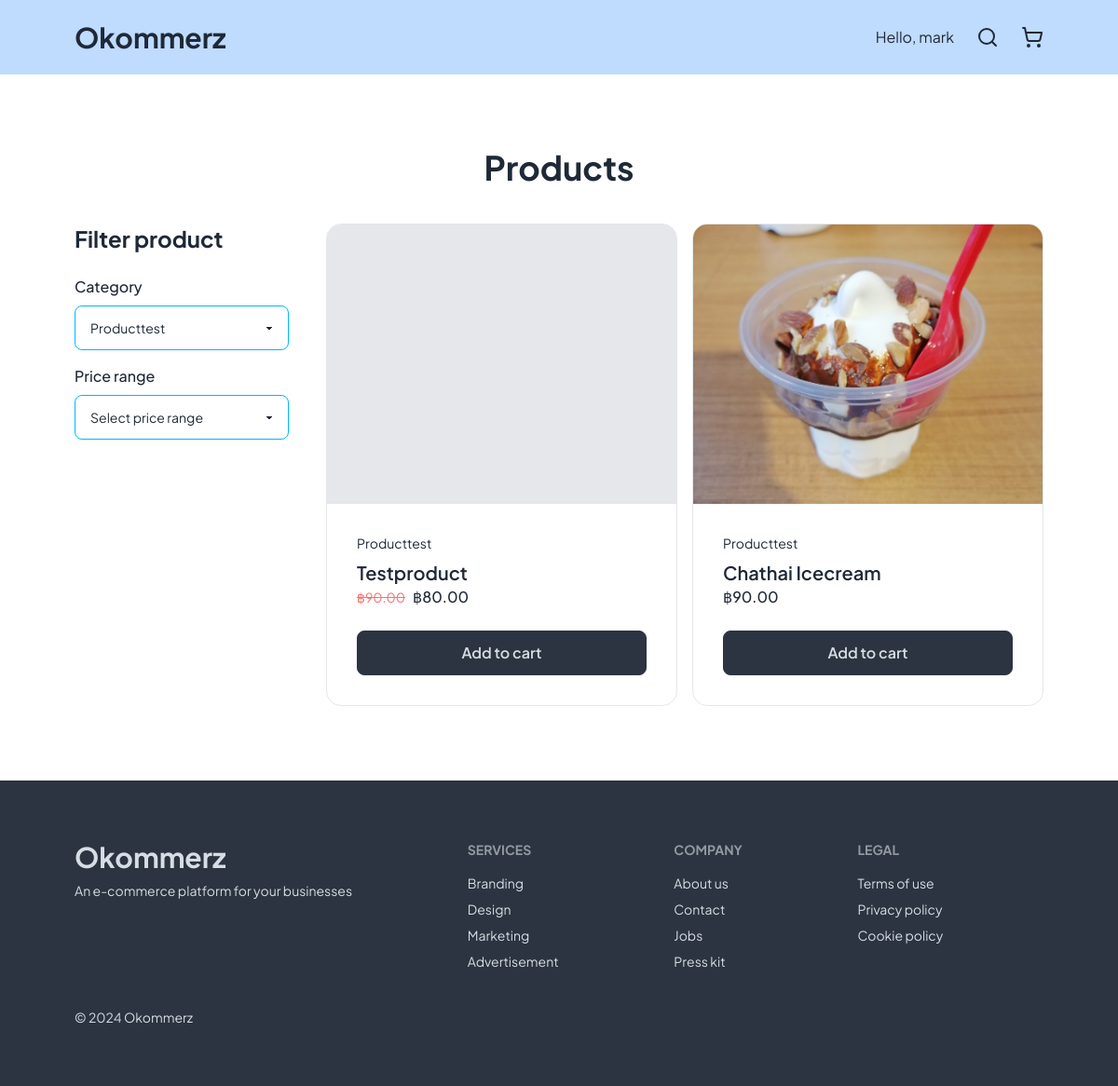
The app's page / (signed in) with its own data.
### products/models.py (models this page shows, shortened)
class ProductItem(models.Model):
    product_name = models.CharField(max_length=255)
    description = models.TextField(blank=True, null=True)
    amount = models.IntegerField(default=1)
    product_category = models.ForeignKey(ProductCategory, related_name='product_name', on_delete=models.CASCADE, null=True)
    regular_price = models.DecimalField(max_digits=10,decimal_places=2,default=0)
    sales_price = models.DecimalField(max_digits=10,decimal_places=2,blank=True,null=True)
    product_image = models.ImageField(upload_to='', blank=True, null=True)
    additional_detail = models.TextField(blank=True, null=True)
    created_at = models.DateTimeField(auto_now_add=True)
    updated_at = models.DateTimeField(auto_now=True)

class ProductCategory(models.Model):
    category = models.CharField(max_length=255, unique=True)
    class Meta:
        verbose_name_plural = "Product categories"
    def __str__(self):
        return self.category

### products/views.py (the view)
# urls.py: path('', views.shop),
def shop(request):
    num_of_products = 6
    carousels = MarketingCampaign.objects.all()
    categories = ProductCategory.objects.all()
    products = ProductItem.objects.all()
    return render(request, 'shop.html', {'carousels': carousels, 'products': products, 'categories': categories, 'num_of_products': num_of_products})

### products/templates/shop.html (shortened to what this page needs)
{% extends 'base.html' %}
{% block content %}
<h1 class='text-4xl font-bold text-center mb-10'>Products</h1>
<section class='grid grid-cols-1 lg:grid-cols-4 xl:grid-cols-5 gap-y-10 lg:gap-10'>
  <div class='col-span-1'>
    <h2 class='text-2xl font-bold mb-6'>Filter product</h2>
    <div class='flex flex-col gap-y-2'>
      <label for='filter_cate' class='font-medium'>Category</label>
      <select class="select select-info w-full" id='filter_cate'>
        {% for category in categories %}
        <option value={{ category }}>{{ category }}</option>
        {% endfor %}
      </select>
    </div>
    <div class='flex flex-col gap-y-2 mt-4'>
      <label for='filter_price' class='font-medium'>Price range</label>
      <select class="select select-info w-full">
        <option selected>Select price range</option>
      </select>
    </div>
  </div>
  <div class='col-span-3 xl:col-span-4'>
    <div class='grid lg:grid-cols-2 xl:grid-cols-3 gap-4'>
      {% if products|length > 0 %}
        {% for product in products %}
          <div class="card bg-base-100 hover:shadow-lg border overflow-hidden">
            <a href="product/{{ product.id }}">
            {% if product.product_image %}
              <figure><img src="{{ product.product_image.url }}" alt="{{ product.product_image.url }}" class='min-h-[300px] h-[300px] object-cover w-full'/></figure>
            {% else %}
              <div class='bg-gray-200 max-w-full min-h-[300px] h-full'></div>
            {% endif %}
            </a>
            <div class="card-body">
              <p class='text-sm'>{{ product.product_category }}</p>
              <div class='mb-4'>
                <a href="product/{{ product.id }}">
                  <h2 class="card-title">{{ product.product_name }}</h2>
                </a>
                {% if product.sales_price %}
                <div class='inline-flex items-center gap-x-2'>
                  <p class='line-through text-red-400 text-sm'>฿{{ product.regular_price }}</p>
                  <p class='font-medium'>฿{{ product.sales_price }}</p>
                </div>
                {% else %}
                  <p class='font-medium'>฿{{ product.regular_price }}</p>
                {% endif %}
              </div>
              <div class="card-actions">
                <button class="btn btn-neutral w-full text-base">Add to cart</button>
              </div>
            </div>
          </div>
        {% endfor %}
      {% else %}
        <h1>There are no products you are looking for.</h1>
      {% endif %}
    </div>
  </div>
</section>
{% endblock %}

### products/templates/base.html (shortened to what this page needs)
{% load static %}
<!DOCTYPE html>
<html lang="en">
<head>
  <link href="{% static 'style.css' %}" rel="stylesheet">
  <link href="https://cdn.jsdelivr.net/npm/daisyui@4.6.0/dist/full.min.css" rel="stylesheet" type="text/css" />
  <script src="https://cdn.tailwindcss.com"></script>
</head>
<body>
  <header class='bg-blue-200 px-10 lg:px-20 py-4 w-full' id='header'>
    <div class='page-container flex items-center justify-between w-full'>
      <a href="/">
        <h1 class='text-3xl font-bold inline-block'>Okommerz</h1>
      </a>
      <nav class='flex items-center gap-x-6'>
        {% if request.user.is_authenticated %}
          <div class="dropdown dropdown-end">
            <div tabindex="0" role="button" class="whitespace-pre">Hello, {{ user.username }}</div>
          </div>
        {% endif %}
        {% include 'searchbar.html' %}
        {% include 'cart.html' %}
      </nav>
    </div>
  </header>
  <main class='page-container main-body p-10 lg:p-20'>
    {% block content %}
    {% endblock %}
  </main>
  <footer class="px-10 lg:px-20 py-16 bg-neutral text-neutral-content">
    <div class='page-container footer'>
      <aside>
        <h1 class='text-3xl font-bold'>Okommerz</h1>
        <p>An e-commerce platform for your businesses</p>
      </aside>
      <nav>
        <header class="footer-title">Services</header>
        <a class="link link-hover">Branding</a>
        <a class="link link-hover">Design</a>
        <a class="link link-hover">Marketing</a>
        <a class="link link-hover">Advertisement</a>
      </nav>
      <nav>
        <header class="footer-title">Company</header>
        <a class="link link-hover">About us</a>
        <a class="link link-hover">Contact</a>
        <a class="link link-hover">Jobs</a>
        <a class="link link-hover">Press kit</a>
      </nav>
      <nav>
        <header class="footer-title">Legal</header>
        <a class="link link-hover">Terms of use</a>
        <a class="link link-hover" href='/privacy-policy'>Privacy policy</a>
        <a class="link link-hover">Cookie policy</a>
      </nav>
    </div>
    <div class='page-container mt-10'>
      <h3 class='text-sm'>&copy; 2024 Okommerz</h3>
    </div>
  </footer>
</body>
</html>

### products/static/style.css (style rules this page uses)
:root { --header-height:80px; }
* { font-family:'Plus Jakarta Sans', sans-serif }
.page-container { margin:auto; max-width:1536px; }
.main-body { margin-top:var(--header-height); box-sizing:content-box; }
#header { position:absolute; top:0; height:var(--header-height); display:flex; z-index:99; }

### records on screen
ProductItem: product_category "Producttest", product_name "Testproduct", regular_price "90.00", sales_price "80.00"
ProductItem: product_image (picture), product_category "Producttest", product_name "Chathai Icecream", regular_price "90.00"

### other values on screen
{{ user.username }} "mark"
form field value "Producttest"
